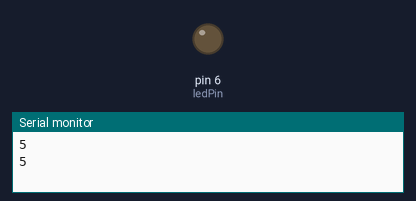
This sketch was run on a simulated Arduino Uno, built with avr-gcc and run on an emulated ATmega328P. Shown: output pins drawn as LEDs (lit = HIGH), the last lines printed to the serial monitor.

Above: at 0.05 s.
At 1.2 s:
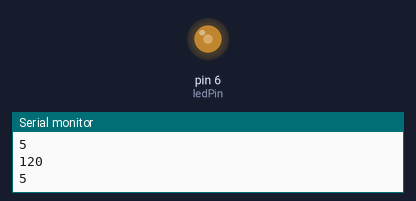
At 2.35 s:
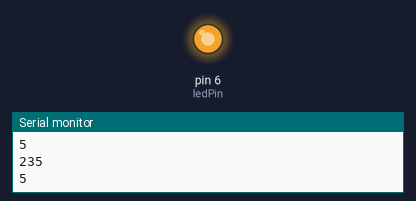
At 4.65 s:
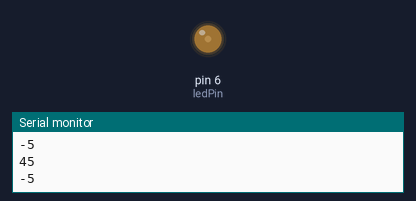
Timing chart, 0 to 6.7 s (numbered marks = the images above):
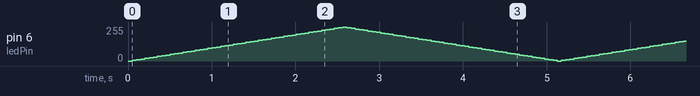

The sketch:

LedBrightnessPWM.ino
```cpp
int ledPin = 6; //Need to use a PWM Pin!
int brightness = 0;
int increment = 5;

void setup () {
  Serial.begin(9600);
  pinMode(ledPin, OUTPUT);
}

void loop () {
  analogWrite(ledPin, brightness);
  brightness += increment;

  Serial.println(brightness);
  Serial.println(increment);

  if (brightness == 0 || brightness == 255) {
    increment = -increment;
  }

  delay(50);
}
```
